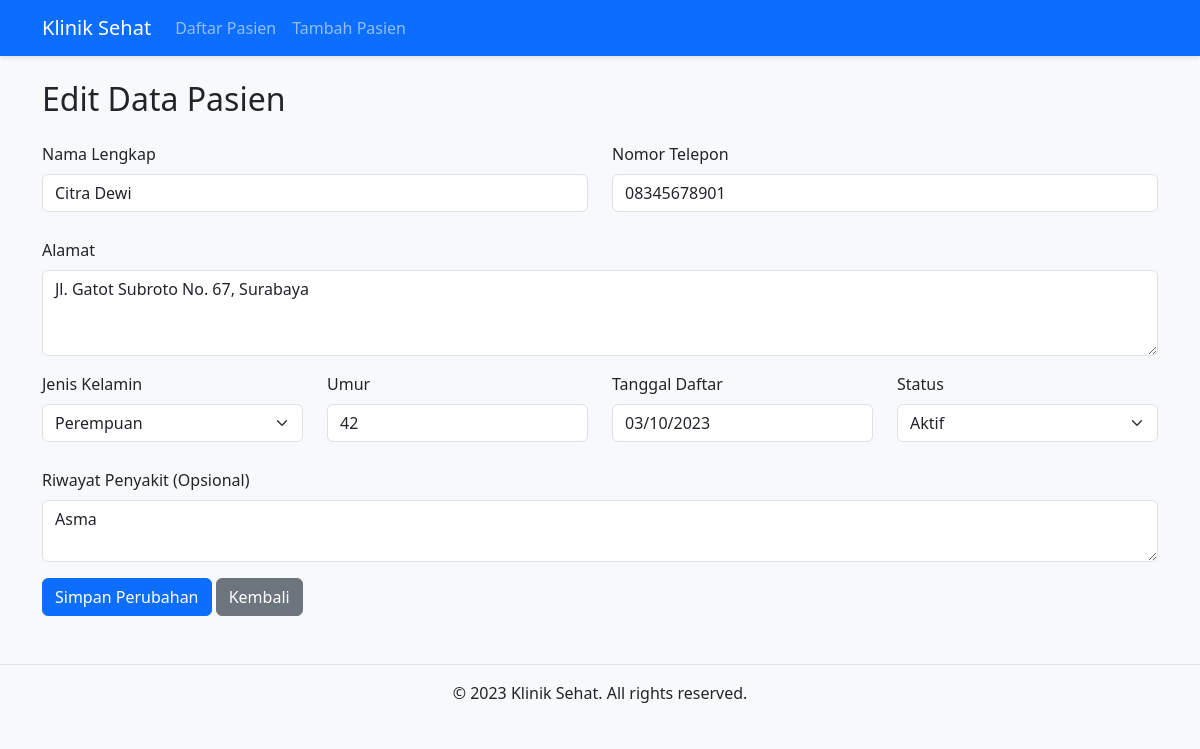
Page /edit_pasien.php?id=3 on the committed database.
### tables this page shows
CREATE TABLE `pasien` (
  `id` int(11) NOT NULL,
  `nama` varchar(100) NOT NULL,
  `alamat` text NOT NULL,
  `jenis_kelamin` enum('Laki-laki','Perempuan') NOT NULL,
  `umur` int(11) NOT NULL,
  `no_telepon` varchar(15) NOT NULL,
  `riwayat_penyakit` text DEFAULT NULL,
  `tanggal_daftar` date NOT NULL,
  `status` enum('Aktif','Non-Aktif') DEFAULT 'Aktif'
);

### edit_pasien.php (the view, shortened to what this page needs)
<?php
require_once 'config/database.php';
require_once 'includes/header.php';
$id = $conn->real_escape_string($_GET['id']);
$query = "SELECT * FROM pasien WHERE id = '$id'";
$result = $conn->query($query);
$pasien = $result->fetch_assoc();
?>
<h2 class="mb-4">Edit Data Pasien</h2>
<form action="edit_pasien.php?id=<?= $pasien['id'] ?>" method="POST">
    <div class="row mb-3">
        <div class="col-md-6">
            <label for="nama" class="form-label">Nama Lengkap</label>
            <input type="text" class="form-control" id="nama" name="nama" value="<?= htmlspecialchars($pasien['nama']) ?>" required>
        </div>
        <div class="col-md-6">
            <label for="no_telepon" class="form-label">Nomor Telepon</label>
            <input type="tel" class="form-control" id="no_telepon" name="no_telepon" value="<?= htmlspecialchars($pasien['no_telepon']) ?>" required>
        </div>
    </div>
    <div class="mb-3">
        <label for="alamat" class="form-label">Alamat</label>
        <textarea class="form-control" id="alamat" name="alamat" rows="3" required><?= htmlspecialchars($pasien['alamat']) ?></textarea>
    </div>
    <div class="row mb-3">
        <div class="col-md-3">
            <label for="jenis_kelamin" class="form-label">Jenis Kelamin</label>
            <select class="form-select" id="jenis_kelamin" name="jenis_kelamin" required>
                <option value="Perempuan" <?= $pasien['jenis_kelamin'] == 'Perempuan' ? 'selected' : '' ?>>Perempuan</option>
            </select>
        </div>
        <div class="col-md-3">
            <label for="umur" class="form-label">Umur</label>
            <input type="number" class="form-control" id="umur" name="umur" min="0" max="120" value="<?= htmlspecialchars($pasien['umur']) ?>" required>
        </div>
        <div class="col-md-3">
            <label for="tanggal_daftar" class="form-label">Tanggal Daftar</label>
            <input type="date" class="form-control" id="tanggal_daftar" name="tanggal_daftar" value="<?= htmlspecialchars($pasien['tanggal_daftar']) ?>" readonly>
        </div>
        <div class="col-md-3">
            <label for="status" class="form-label">Status</label>
            <select class="form-select" id="status" name="status" required>
                <option value="Aktif" <?= $pasien['status'] == 'Aktif' ? 'selected' : '' ?>>Aktif</option>
            </select>
        </div>
    </div>
    <div class="mb-3">
        <label for="riwayat_penyakit" class="form-label">Riwayat Penyakit (Opsional)</label>
        <textarea class="form-control" id="riwayat_penyakit" name="riwayat_penyakit" rows="2"><?= htmlspecialchars($pasien['riwayat_penyakit']) ?></textarea>
    </div>
    <button type="submit" class="btn btn-primary">Simpan Perubahan</button>
    <a href="index.php" class="btn btn-secondary">Kembali</a>
</form>
<?php require_once 'includes/footer.php'; ?>

### assets/css/style.css (style rules this page uses)
body { background-color: #f8f9fa; font-family: 'Segoe UI', Tahoma, Geneva, Verdana, sans-serif; }
.form-control, .form-select { margin-bottom: 10px; }

### rows in the picture
pasien: nama "Citra Dewi", no_telepon "08345678901", alamat "Jl. Gatot Subroto No. 67, Surabaya", jenis_kelamin "Perempuan", umur "42", tanggal_daftar "03/10/2023", status "Aktif", riwayat_penyakit "Asma"
